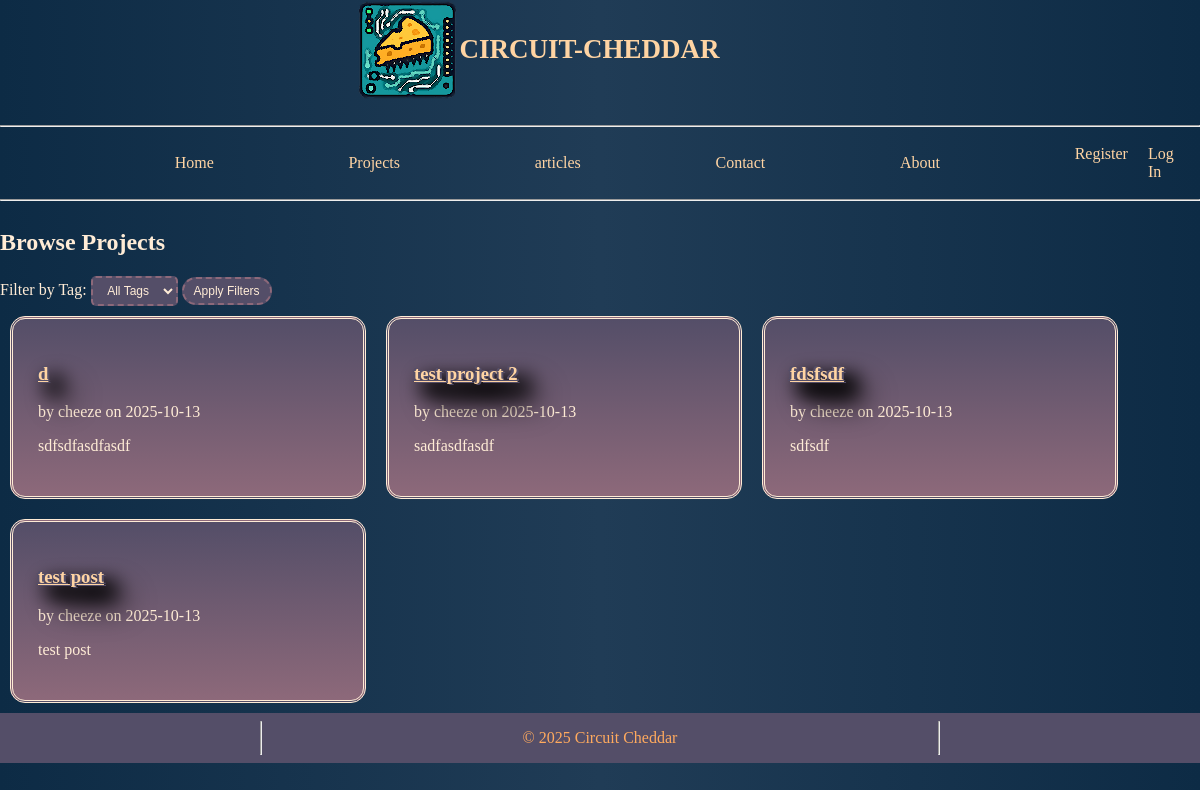
Before: /projects/browse with the older database file.
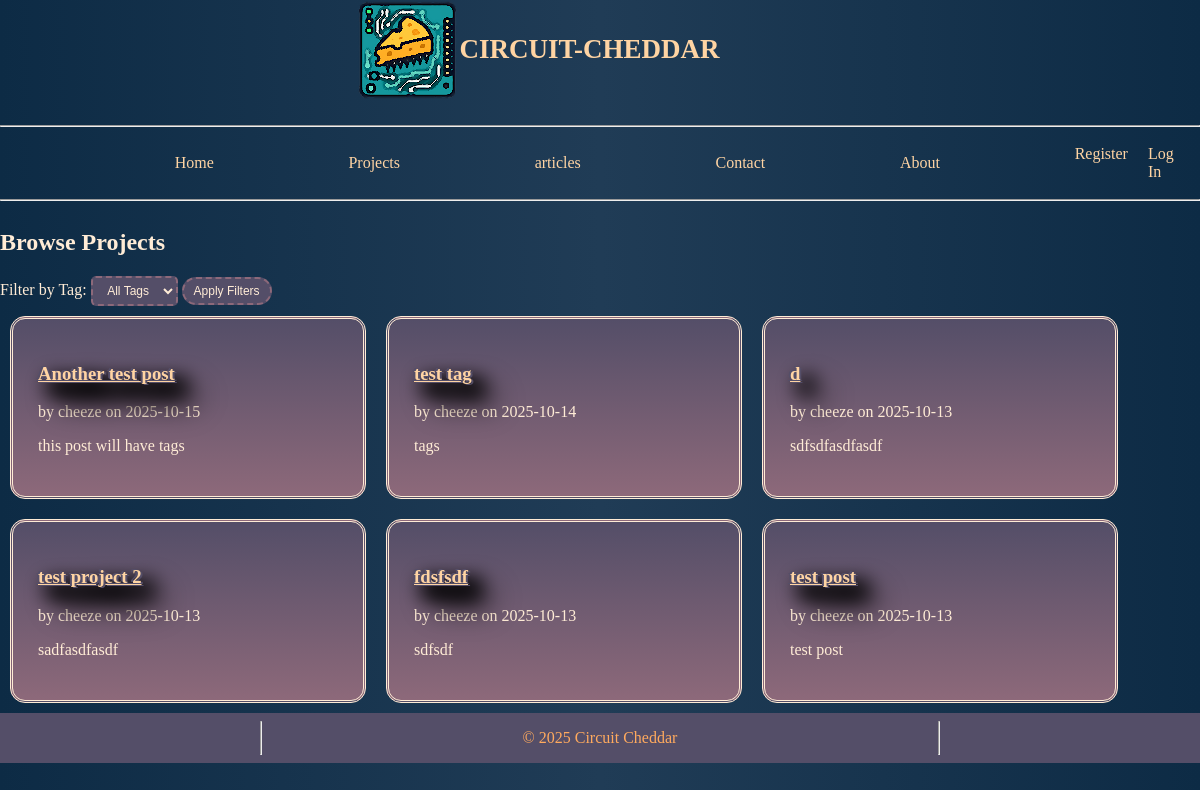
After: the same page with the newer database file.
### tables this page shows
CREATE TABLE post (
    id INTEGER PRIMARY KEY AUTOINCREMENT,
    author_id INTEGER NOT NULL,
    type TEXT NOT NULL DEFAULT 'PROJECT',
    created TIMESTAMP NOT NULL DEFAULT CURRENT_TIMESTAMP,
    title TEXT NOT NULL,
    description TEXT NOT NULL,
    body TEXT NOT NULL,
    thumbnail TEXT,
    FOREIGN KEY (author_id) REFERENCES user (id)
);

### app/projects.py (the view)
@bp.route('/browse', methods=('GET',))
def browse():
    db = get_db()
    tag_filter = request.args.get('tag', '').strip().lower()
    all_tags = db.execute('SELECT name FROM tag ORDER BY name ASC').fetchall()
    query = '''
        SELECT DISTINCT p.id, p.title, p.description, p.body, p.created, p.author_id, u.username
        FROM post p
        JOIN user u ON p.author_id = u.id
        LEFT JOIN post_tag pt ON p.id = pt.post_id
        LEFT JOIN tag t ON pt.tag_id = t.id
    '''
    conditions = []
    params = []
    conditions.append('p.type = "PROJECT"')
    if tag_filter:
        conditions.append('t.name = ?')
        params.append(tag_filter)
    if conditions:
        query += ' WHERE ' + ' AND '.join(conditions)
    query += ' ORDER BY p.created DESC'
    posts = db.execute(query, params).fetchall()
    return render_template('projects/browse_all_projects.html', posts=posts, all_tags=all_tags, selected_tag=tag_filter)

### app/auth.py (called while the page is built)
@bp.before_app_request
def load_logged_in_user():
    user_id = session.get('user_id')
    if user_id is None:
        g.user = None
    else:
        g.user = get_db().execute('SELECT * FROM user WHERE id = ?',(user_id,)).fetchone()

### app/db.py (called while the page is built)
def get_db():
    if 'db' not in g:
        g.db = sqlite3.connect(
            current_app.config['DATABASE'],
            detect_types=sqlite3.PARSE_DECLTYPES
        )
        g.db.row_factory = sqlite3.Row
    return g.db

### app/templates/projects/browse_all_projects.html (shortened to what this page needs)
{% extends 'base.html' %}
{% block header %}
  <h1>{% block title %}Browse Projects{% endblock %}</h1>
{% endblock %}
{% block content %}
<form method="get" class="filter-form">
  <label for="tag">Filter by Tag:</label>
  <select name="tag" id="tag" class="selection_options">
    <option value="">All Tags</option>
  </select>
  <button type="submit">Apply Filters</button>
</form>
<div class="project_browse_list">
  {% for post in posts %}
    <div class="card">
    <article class="post">
      <header>
        <div>
          <h1><a href="{{ url_for('app/projects.project', id=post['id']) }}">{{ post['title'] }}</a> </h1>
          <div class="about">by {{ post['username'] }} on {{ post['created'].strftime('%Y-%m-%d') }}</div>
        </div>
      </header>
        <span><p>{{ post['description'] }}</p></span>
    </article>
    </div>
  {% endfor %}
</div>
{% endblock %}

Changed rows visible on the page:
added post: title "Another test post", username "cheeze", created "2025-10-15", description "this post will have tags"
added post: title "test tag", username "cheeze", created "2025-10-14", description "tags"
